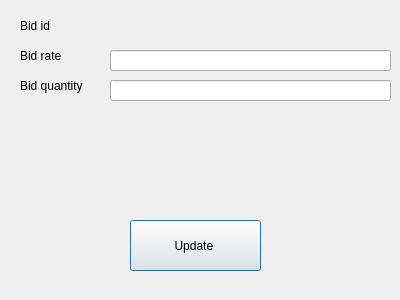
<?xml version="1.0" encoding="UTF-8"?>
<ui version="4.0">
 <class>UpdateBidPopup</class>
 <widget class="QDialog" name="UpdateBidPopup">
  <property name="geometry">
   <rect>
    <x>0</x>
    <y>0</y>
    <width>400</width>
    <height>300</height>
   </rect>
  </property>
  <property name="windowTitle">
   <string>Dialog</string>
  </property>
  <widget class="QPushButton" name="update">
   <property name="geometry">
    <rect>
     <x>130</x>
     <y>220</y>
     <width>131</width>
     <height>51</height>
    </rect>
   </property>
   <property name="text">
    <string>Update </string>
   </property>
  </widget>
  <widget class="QLabel" name="label">
   <property name="geometry">
    <rect>
     <x>20</x>
     <y>10</y>
     <width>51</width>
     <height>31</height>
    </rect>
   </property>
   <property name="text">
    <string>Bid id</string>
   </property>
  </widget>
  <widget class="QLabel" name="label_2">
   <property name="geometry">
    <rect>
     <x>20</x>
     <y>40</y>
     <width>71</width>
     <height>31</height>
    </rect>
   </property>
   <property name="text">
    <string>Bid rate</string>
   </property>
  </widget>
  <widget class="QLabel" name="label_3">
   <property name="geometry">
    <rect>
     <x>20</x>
     <y>70</y>
     <width>81</width>
     <height>31</height>
    </rect>
   </property>
   <property name="text">
    <string>Bid quantity</string>
   </property>
  </widget>
  <widget class="QLabel" name="bid_id">
   <property name="geometry">
    <rect>
     <x>110</x>
     <y>20</y>
     <width>281</width>
     <height>16</height>
    </rect>
   </property>
   <property name="text">
    <string/>
   </property>
  </widget>
  <widget class="QLineEdit" name="bid_rate">
   <property name="geometry">
    <rect>
     <x>110</x>
     <y>50</y>
     <width>281</width>
     <height>21</height>
    </rect>
   </property>
  </widget>
  <widget class="QLineEdit" name="bid_quantity">
   <property name="geometry">
    <rect>
     <x>110</x>
     <y>80</y>
     <width>281</width>
     <height>21</height>
    </rect>
   </property>
  </widget>
 </widget>
 <resources/>
 <connections/>
</ui>
